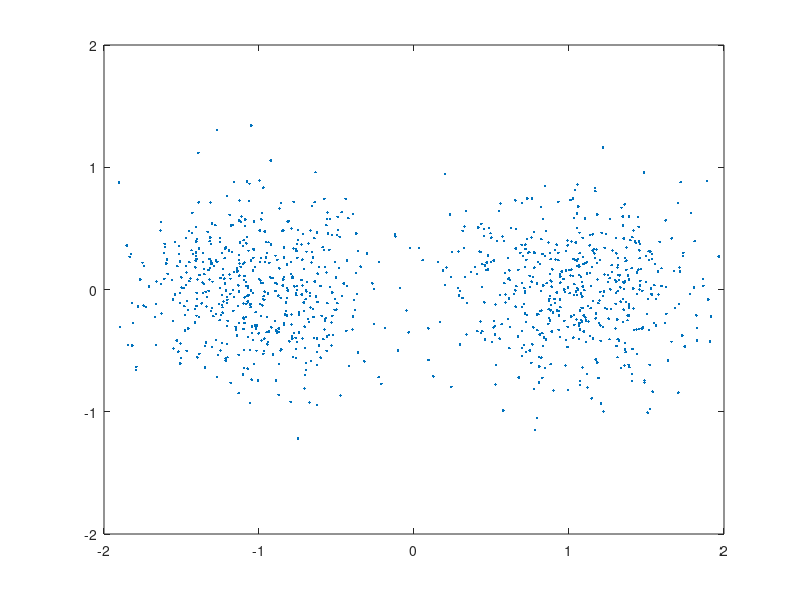

This figure's MATLAB source:
N =1024;
Bits = rand(N,1) >0.5;
Tx = 1-2*Bits;
P = 0.4;
Nz = P*(randn(N,1)+1i*randn(N,1));
Rx = Tx + Nz;
plot(Rx,'.');
axis([-2 2 -2 2]);
